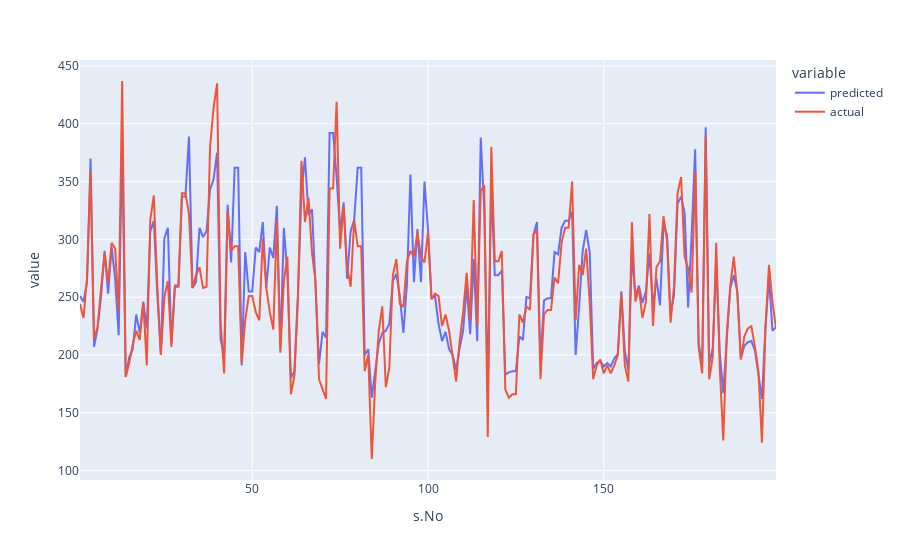

The code cell stored with this chart in its notebook:
### Code cell
import plotly.express as px 
fig = px.line(c_melt, x='s.No', y='value', color='variable')
fig.show()

### Figure 1 — Plotly figure (JSON) as saved in the notebook; plotly's stock layout.template omitted (floating-point values rounded to 4 significant figures; data arrays with more than 128 entries replaced by an {"elided": "..."} marker saying what was removed)
{"data": [{"hoverlabel": {"namelength": 0}, "hovertemplate": "variable=predicted<br>s.No=%{x}<br>value=%{y}", "legendgroup": "predicted", "line": {"color": "#636efa", "dash": "solid"}, "mode": "lines", "name": "predicted", "showlegend": true, "type": "scatter", "x": {"elided": "199 int values"}, "xaxis": "x", "y": {"elided": "199 int values"}, "yaxis": "y"}, {"hoverlabel": {"namelength": 0}, "hovertemplate": "variable=actual<br>s.No=%{x}<br>value=%{y}", "legendgroup": "actual", "line": {"color": "#EF553B", "dash": "solid"}, "mode": "lines", "name": "actual", "showlegend": true, "type": "scatter", "x": {"elided": "199 int values"}, "xaxis": "x", "y": {"elided": "199 int values"}, "yaxis": "y"}], "layout": {"legend": {"title": {"text": "variable"}, "tracegroupgap": 0}, "margin": {"t": 60}, "xaxis": {"anchor": "y", "domain": [0, 1], "title": {"text": "s.No"}}, "yaxis": {"anchor": "x", "domain": [0, 1], "title": {"text": "value"}}}}
